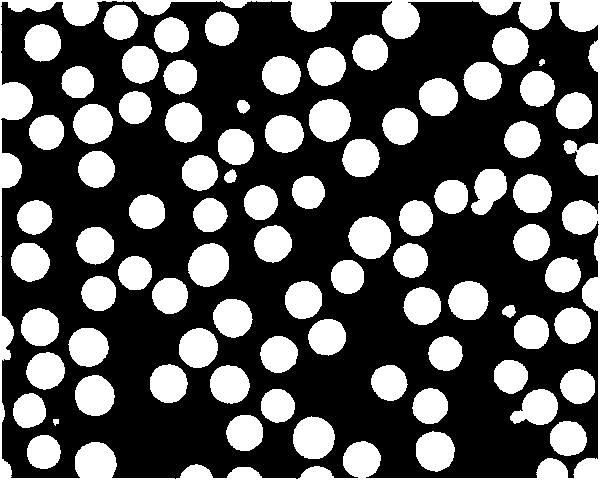
%> input picture matlab_project/matlabProject/latihan3/GaussSegmentedBinary.jpg, 600 x 480 px
$ octave bagian2.m   (GNU Octave 9; MATLAB toolbox functions it lacks are replaced by stand-ins)
%> lines starting %> are read from the running program, lines starting %| are printed output that depends on the picture; in (x1, y1, x2, y2) boxes, pixels count from 0 and x2, y2 are one past the last pixel; in counts of white or black regions, pixels touching at a corner belong together; the program's own positions count from 1
B = imread('GaussSegmentedBinary.jpg');
%> B is the input picture: size 480x600 uint8; min 0, max 255, mean 89.4
imshow(B);
%konversi menjadi citra bertipe biner
I = im2bw(B)
%> I: size 480x600 logical; 35% white; 82 white regions, largest, box (x1, y1, x2, y2) and area: (0, 0, 600, 480) 19030, (348, 216, 391, 259) 1434, (293, 416, 335, 459) 1414
%meski nampak sama, tipe datanya berbeda
figure, subplot(1,2,1),imshow(B),title('ori gray'),subplot(1,2,2),imshow(I),title('ori binary')
%kernel biner 3x3 berbentuk lingkaran
kernel = strel('disk',2)
%operasi logika untuk mendapatkan tepi
Terkikis = imerode(I,kernel)
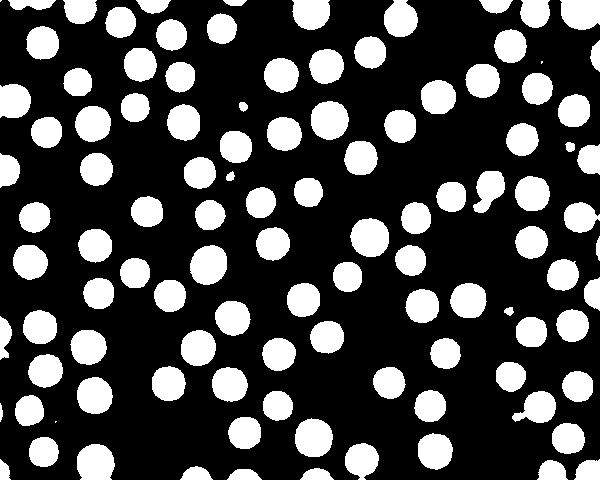
%> Terkikis: size 480x600 logical; 27.7% white; 109 white regions (3 under 20 px), largest, box (x1, y1, x2, y2) and area: (350, 218, 389, 257) 1198, (295, 418, 333, 457) 1181, (311, 101, 349, 140) 1176
%operasi logika untuk mendapatkan tepi
Tepi = xor(Terkikis,I)
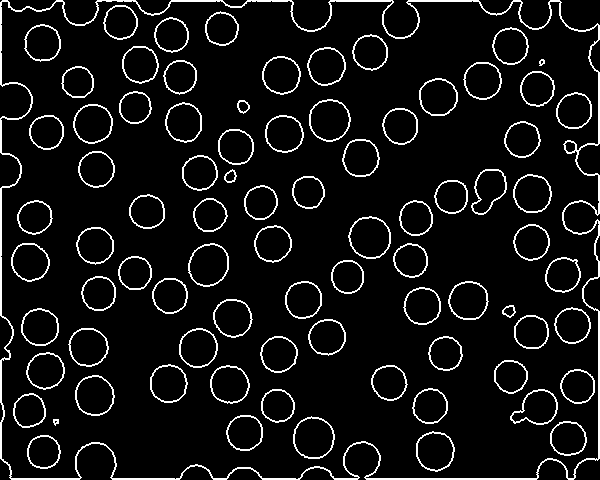
%> Tepi: size 480x600 logical; 7.3% white in thin lines or dots
%menyimpan hasil sebagai citra bertipe jpeg
imwrite(Terkikis, 'shrink.jpg')
%display hasil
figure, subplot(2,2,1), imshow(I), title('binary'), subplot(2,2,2), imshow(Terkikis), title('eroded'), subplot(2,2,3), imshow(Tepi)
